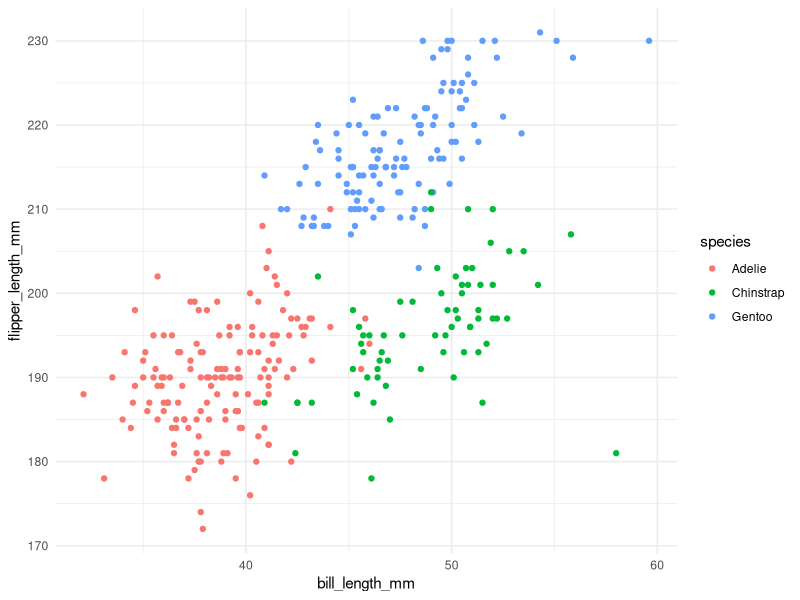
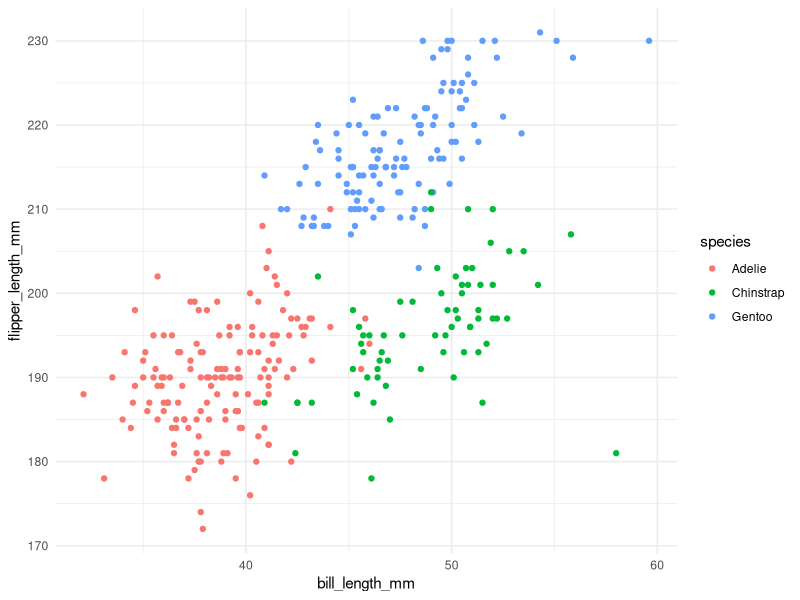

These charts were generated, in order, by the following R code:
## ---- chunk 1
library(tidyverse)
library(ggplot2)
## ---- chunk 2
data("penguins", package = "palmerpenguins")
## ---- chunk 3
# Create the scatterplot
ggplot(data = penguins, aes(x = bill_length_mm, y = flipper_length_mm, color = species)) +
  geom_point() +
  theme_minimal()
## ---- chunk 4

ggsave("penguin_plot.jpg")
## ---- chunk 5
df <- 
  tibble(
    sample_normal = rnorm(10),
    logical_vector = sample_normal > 0,
    character_vector = character(10),
    factor_vector= factor(c("small", "small", "small", "medium", "medium", "medium", "medium", "large", "large", "large"))
)
## ---- chunk 6
mean(pull(df, sample_normal))
mean(pull(df, logical_vector))
mean(pull(df, character_vector))
mean(pull(df, factor_vector))
## ---- chunk 7

as.numeric(pull(df, sample_normal))
as.numeric(pull(df, character_vector))
as.numeric(pull(df, logical_vector))
